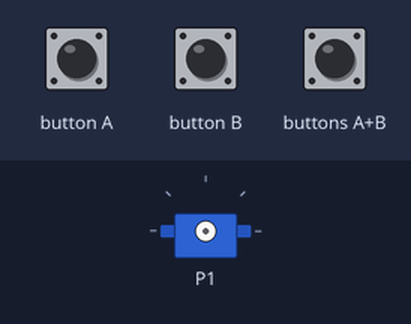
Bench run of a program on a simulated BBC micro:bit (MakeCode). On the bench: servo. Inputs (shaded band) come from the test bench.

Above: at 1.2 s.
1.3 s: button A pressed for 0.15 s
2.9 s: button B pressed for 0.15 s
At 4.0 s:
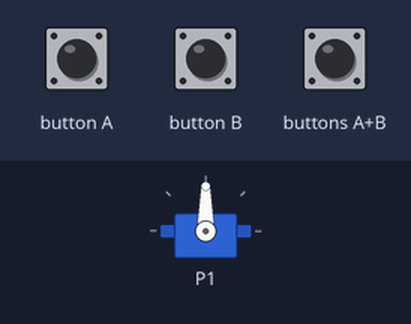
4.5 s: buttons A+B pressed for 0.15 s
At 5.2 s:
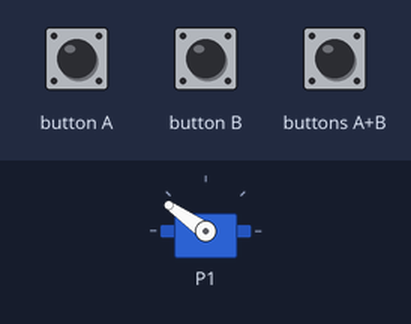
Timing chart, 0 to 7.5 s (numbered marks = the images above; inputs shaded):
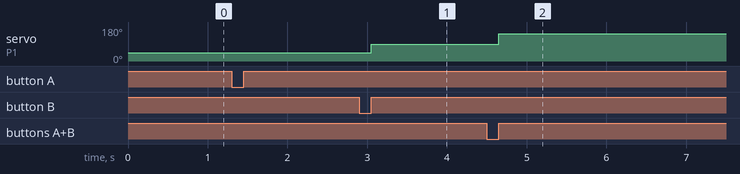

The program:

main.ts
```typescript
input.onButtonPressed(Button.A, function () {
    servos.P1.setAngle(45)
})
input.onButtonPressed(Button.AB, function () {
    servos.P1.setAngle(145)
})
input.onButtonPressed(Button.B, function () {
    servos.P1.setAngle(90)
})
basic.forever(function () {

})
```

test.ts
```typescript
// Hier kann man Tests durchführen; diese Datei wird nicht kompiliert, wenn dieses Paket als Erweiterung verwendet wird.
```

Measured:
- after the input at 2.9 s, servo on P1: 45° → 90° after 0.15 s
- after the input at 4.5 s, servo on P1: 90° → 145° after 0.15 s
